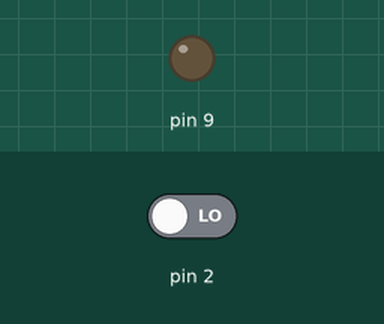
A sketch run on a simulated Arduino Uno, built with avr-gcc and run on an emulated ATmega328P. Parts: output pins drawn as LEDs (lit = HIGH). Inputs (shaded band) come from the test bench; at power-on: pin 2 LOW.

Above: at 1.2 s.
1.3 s: pin 2 driven HIGH
At 2.5 s:
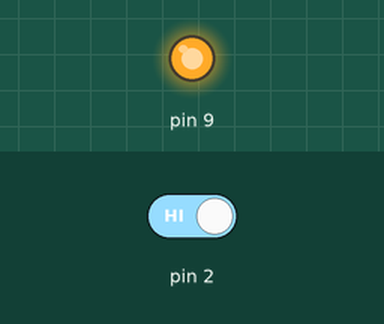
2.8 s: pin 2 driven LOW
At 3.8 s:
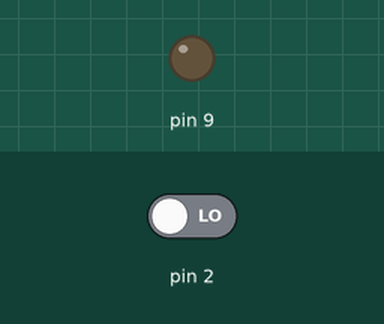
Timing chart, 0 to 5.8 s (numbered marks = the images above; inputs shaded):
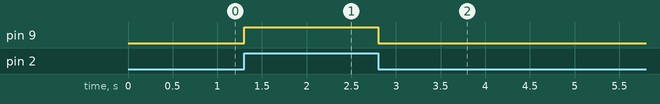

Measured:
- after the input at 1.3 s, pin 9: LOW → HIGH at once
- after the input at 2.8 s, pin 9: HIGH → LOW at once

The sketch:

button-led.ino
```cpp
void setup() {
  pinMode(2, INPUT);
  pinMode(9, OUTPUT);
}

void loop() {
  if (digitalRead(2) == HIGH) {
    digitalWrite(9, HIGH);
  } else {
    digitalWrite(9, LOW);
  }
}
```
